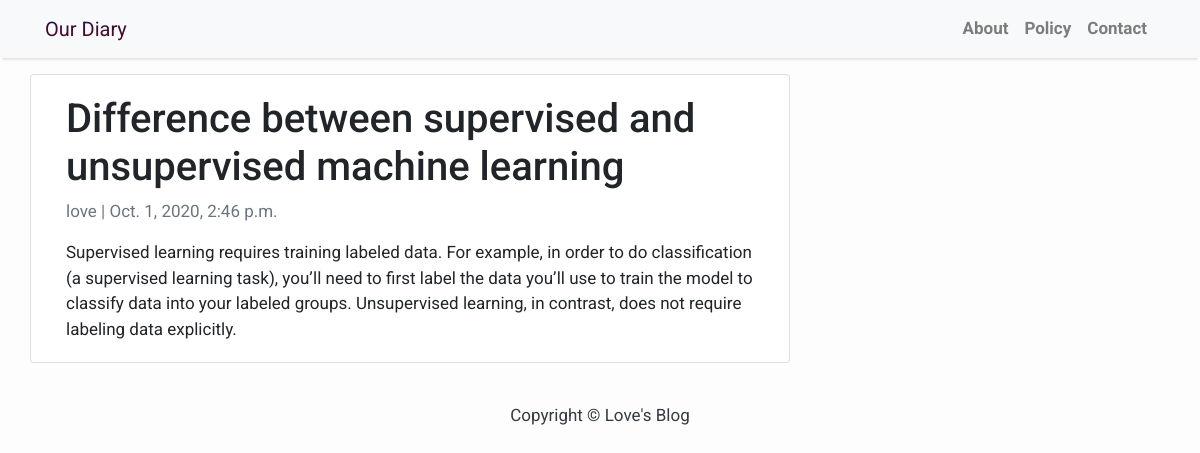
The app's page /supervised-unsupervised-machine-learning/ with its own data.
### blog/models.py (models this page shows, shortened)
class Post(models.Model):
    title = models.CharField(max_length=200, unique=True)
    slug = models.SlugField(max_length=200, unique=True)
    author = models.ForeignKey(User, on_delete= models.CASCADE,related_name='blog_posts')
    updated_on = models.DateTimeField(auto_now= True)
    content = models.TextField()
    created_on = models.DateTimeField(auto_now_add=True)
    status = models.IntegerField(choices=STATUS, default=0)
    class Meta:
        ordering = ['-created_on']

### blog/views.py (the view)
# urls.py: path('<slug:slug>/', views.PostDetail.as_view(), name='post_detail'),
class PostDetail(generic.DetailView):
    model = Post
    template_name = 'blog/post_detail.html'

### blog/templates/blog/post_detail.html
{% extends 'blog/base.html' %} {% block content %}
<div class="container">
  <div class="row">
    <div class="col-md-8 card mb-4  mt-3 left  top">
      <div class="card-body">
        <h1>{% block title %} {{ object.title }} {% endblock title %}</h1>
        <p class=" text-muted">{{ post.author }} | {{ post.created_on }}</p>
        <p class="card-text ">{{ object.content | safe }}</p>
      </div>
    </div>
  </div>
</div>
{% endblock content %}

### blog/templates/blog/base.html (style rules this page uses)
body { font-family: "Roboto", sans-serif; font-size: 17px; background-color: #fdfdfd; }

### records on screen
Post: title "Difference between supervised and unsupervised machine learning", author "love", created_on "Oct. 1, 2020, 2:46 p.m.", content "Supervised learning requires training labeled data. For example, in order to do classification (a supervised learning task), you’ll need to first label the data you’ll use to train the model to classify data into your labeled groups. Unsupervised learning, in contrast, does not require labeling data explicitly."
